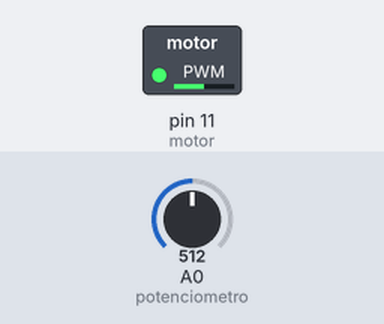
Bench run of a sketch on a simulated Arduino Uno, built with avr-gcc and run on an emulated ATmega328P. Parts: switched loads named in the sketch (green lamp = pin HIGH). The inputs (shaded band) are chosen by the test bench; at power-on: A0 (potenciometro) = 512.

Above: at 1.2 s.
1.3 s: A0 (potenciometro) set to 716
At 2.2 s:
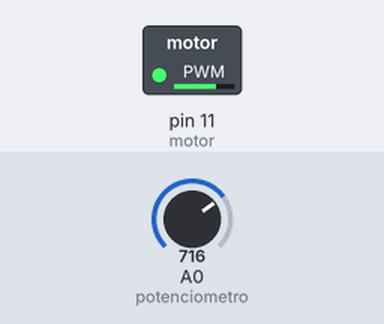
2.8 s: A0 (potenciometro) set to 900
At 3.4 s:
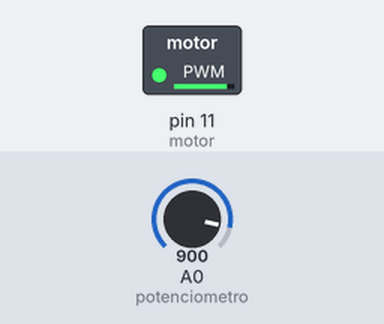
4.3 s: A0 (potenciometro) set to 122
At 5.5 s:
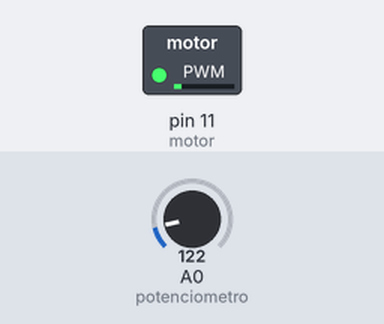
5.8 s: A0 (potenciometro) set to 0
At 6.9 s:
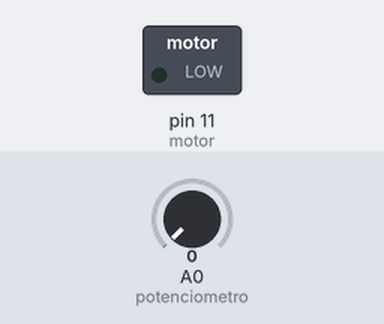
7.3 s: A0 (potenciometro) set to 511
At 8.0 s:
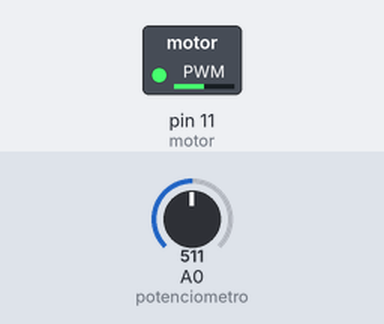
Timing chart, 0 to 9.8 s (numbered marks = the images above; inputs shaded):
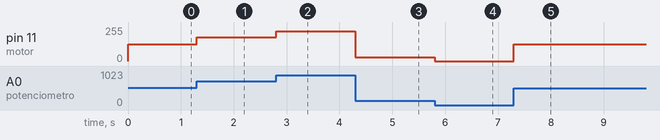

Measured:
- after the input at 1.3 s, pin 11 (motor): 127/255 → 178/255 at once
- after the input at 2.8 s, pin 11 (motor): 178/255 → 224/255 at once
- after the input at 4.3 s, pin 11 (motor): 224/255 → 30/255 at once
- after the input at 5.8 s, pin 11 (motor): 30/255 → 0/255 at once
- after the input at 7.3 s, pin 11 (motor): 0/255 → 127/255 at once

The sketch:

motor-potenciometro.ino
```cpp
/*
Liga motor e controla velocidade pelo potenciometro
*/
int motor = 11;
int potenciometro = A0;
int valor = 0;
int valor_convertido = 0;

void setup(){
    pinMode(motor, OUTPUT);
}

void loop(){
    valor = analogRead(potenciometro);
    valor_convertido = map(valor, 0, 1023, 0, 255);
    analogWrite(motor, valor_convertido);
}
```
